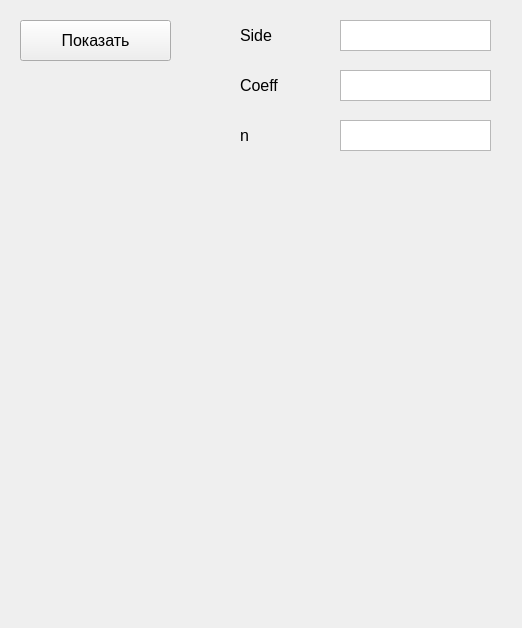
<?xml version="1.0" encoding="UTF-8"?>
<ui version="4.0">
 <class>Form</class>
 <widget class="QWidget" name="Form">
  <property name="geometry">
   <rect>
    <x>0</x>
    <y>0</y>
    <width>522</width>
    <height>628</height>
   </rect>
  </property>
  <property name="font">
   <font>
    <pointsize>12</pointsize>
   </font>
  </property>
  <property name="windowTitle">
   <string>Form</string>
  </property>
  <widget class="QLabel" name="label_2">
   <property name="geometry">
    <rect>
     <x>240</x>
     <y>70</y>
     <width>91</width>
     <height>31</height>
    </rect>
   </property>
   <property name="text">
    <string>Coeff</string>
   </property>
  </widget>
  <widget class="QLabel" name="label_3">
   <property name="geometry">
    <rect>
     <x>240</x>
     <y>120</y>
     <width>91</width>
     <height>31</height>
    </rect>
   </property>
   <property name="text">
    <string>n</string>
   </property>
  </widget>
  <widget class="QPushButton" name="pushButton">
   <property name="geometry">
    <rect>
     <x>20</x>
     <y>20</y>
     <width>151</width>
     <height>41</height>
    </rect>
   </property>
   <property name="text">
    <string>Показать</string>
   </property>
  </widget>
  <widget class="QLabel" name="label">
   <property name="geometry">
    <rect>
     <x>240</x>
     <y>20</y>
     <width>91</width>
     <height>31</height>
    </rect>
   </property>
   <property name="text">
    <string>Side</string>
   </property>
  </widget>
  <widget class="QTextEdit" name="textEdit_n">
   <property name="geometry">
    <rect>
     <x>340</x>
     <y>120</y>
     <width>151</width>
     <height>31</height>
    </rect>
   </property>
  </widget>
  <widget class="QTextEdit" name="textEdit_side">
   <property name="geometry">
    <rect>
     <x>340</x>
     <y>20</y>
     <width>151</width>
     <height>31</height>
    </rect>
   </property>
  </widget>
  <widget class="QTextEdit" name="textEdit_coeff">
   <property name="geometry">
    <rect>
     <x>340</x>
     <y>70</y>
     <width>151</width>
     <height>31</height>
    </rect>
   </property>
  </widget>
 </widget>
 <resources/>
 <connections/>
</ui>
